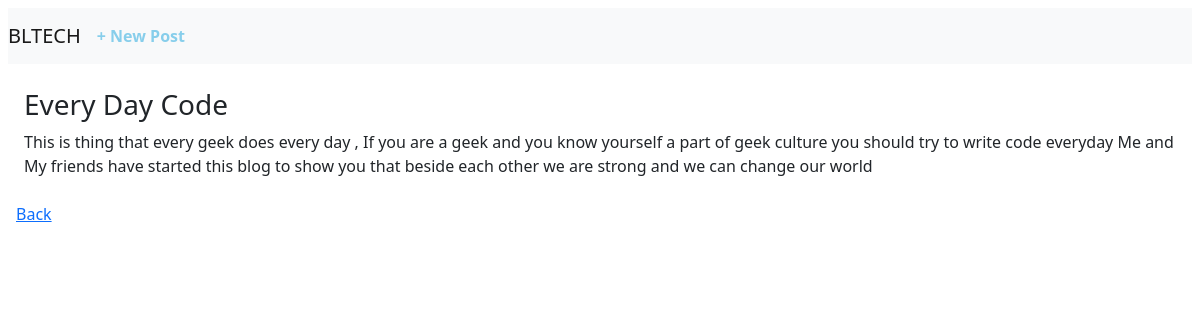
Page /post/9 on the committed database.
### blog/models.py (models this page shows, shortened)
class Post(models.Model):
    title = models.CharField(max_length=200)
    author = models.ForeignKey('auth.User',
    on_delete=models.CASCADE,
    )
    body = models.TextField()
    created_on = models.DateTimeField(auto_now_add=True)
    status = models.IntegerField(choices=STATUS, default=0)

### blog/views.py (the view)
# urls.py: path('post/<int:pk>',BlogDetailView.as_view(),name='post_detail'),
class BlogDetailView(DetailView):
    model = Post
    template_name = 'post_detail.html'
    context_object_name = 'object'

### templates/post_detail.html
{% extends 'base.html' %}
{% block content %}
<div class="post-entry m-4">
    <h3>{{ object.title }}</h3>
    <p>{{ object.body }}</p>
</div>
<a class='m-3' href="{% url 'home' %}">Back</a>
{% endblock content %}

### static/css/base.css (style rules this page uses)
body { font-size:16px; }

### rows in the picture
Post: title "Every Day Code", body "This is thing that every geek does every day , If you are a geek and you know yourself a part of geek culture you should try to write code everyday Me and My friends have started this blog to show you that beside each other we are strong and we can change our world"
